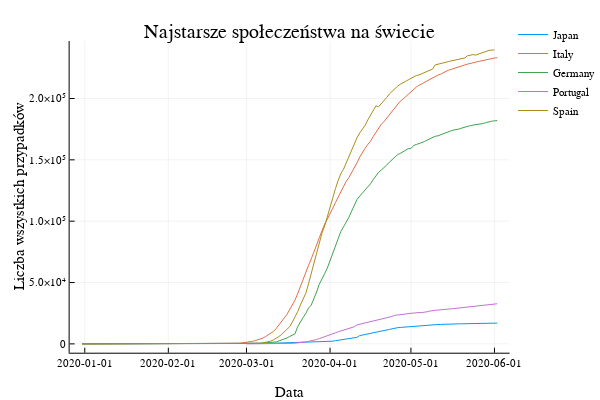

Notebook code cell kept with this figure:
### Code cell
p = plot(title = "Najstarsze społeczeństwa na świecie", xlabel = "Data", ylabel = "Liczba wszystkich przypadków")
for country in ["Japan", "Italy", "Germany", "Portugal", "Spain"]
    df = covid[covid[:location] .== country, :]
    plot!(df[:date], df[:total_cases], label=country)
end

p |> display

### Figure 1 — Plotly figure (JSON) as saved in the notebook; plotly's stock layout.template omitted (floating-point values rounded to 4 significant figures; data arrays with more than 128 entries replaced by an {"elided": "..."} marker saying what was removed)
{"data": [{"colorbar": {"title": ""}, "legendgroup": "Japan", "line": {"color": "rgba(0, 154, 250, 1.000)", "dash": "solid", "shape": "linear", "width": 1}, "mode": "lines", "name": "Japan", "showlegend": true, "type": "scatter", "x": {"elided": "155 int values"}, "xaxis": "x1", "y": {"elided": "155 int values"}, "yaxis": "y1", "zmax": null, "zmin": null}, {"colorbar": {"title": ""}, "legendgroup": "Italy", "line": {"color": "rgba(227, 111, 71, 1.000)", "dash": "solid", "shape": "linear", "width": 1}, "mode": "lines", "name": "Italy", "showlegend": true, "type": "scatter", "x": {"elided": "155 int values"}, "xaxis": "x1", "y": {"elided": "155 int values"}, "yaxis": "y1", "zmax": null, "zmin": null}, {"colorbar": {"title": ""}, "legendgroup": "Germany", "line": {"color": "rgba(62, 164, 78, 1.000)", "dash": "solid", "shape": "linear", "width": 1}, "mode": "lines", "name": "Germany", "showlegend": true, "type": "scatter", "x": {"elided": "155 int values"}, "xaxis": "x1", "y": {"elided": "155 int values"}, "yaxis": "y1", "zmax": null, "zmin": null}, {"colorbar": {"title": ""}, "legendgroup": "Portugal", "line": {"color": "rgba(195, 113, 210, 1.000)", "dash": "solid", "shape": "linear", "width": 1}, "mode": "lines", "name": "Portugal", "showlegend": true, "type": "scatter", "x": [737485, 737486, 737487, 737488, 737489, 737490, 737491, 737492, 737493, 737494, 737495, 737496, 737497, 737498, 737499, 737500, 737501, 737502, 737503, 737504, 737505, 737506, 737507, 737508, 737509, 737510, 737511, 737512, 737513, 737514, 737515, 737516, 737517, 737518, 737519, 737520, 737521, 737522, 737523, 737524, 737525, 737526, 737527, 737528, 737529, 737530, 737531, 737532, 737533, 737534, 737535, 737536, 737537, 737538, 737539, 737540, 737541, 737542, 737543, 737544, 737545, 737546, 737547, 737548, 737549, 737550, 737551, 737552, 737553, 737554, 737555, 737556, 737557, 737558, 737559, 737560, 737561, 737562, 737563, 737564, 737565, 737566, 737567, 737568, 737569, 737570, 737571, 737572, 737573, 737574, 737575, 737576, 737577, 737578], "xaxis": "x1", "y": [0, 0, 2, 4, 5, 9, 13, 21, 30, 39, 41, 59, 78, 112, 169, 245, 331, 448, 642, 785, 1020, 1280, 1600, 2060, 2362, 2995, 3544, 4268, 5170, 5962, 6408, 7443, 8251, 9034, 9886, 10524, 11278, 11730, 12442, 13141, 13956, 15472, 15987, 16585, 16934, 17448, 18091, 18841, 19022, 19685, 20206, 20863, 21379, 21982, 22353, 23271, 23683, 23846, 24144, 24324, 24692, 24987, 25351, 25190, 25524, 25524, 25702, 26182, 26715, 27268, 27406, 27581, 27679, 27913, 28132, 28319, 28583, 28810, 29036, 29209, 29432, 29660, 29912, 30200, 30471, 30623, 30788, 31007, 31292, 31596, 31946, 32203, 32500, 32700], "yaxis": "y1", "zmax": null, "zmin": null}, {"colorbar": {"title": ""}, "legendgroup": "Spain", "line": {"color": "rgba(172, 142, 24, 1.000)", "dash": "solid", "shape": "linear", "width": 1}, "mode": "lines", "name": "Spain", "showlegend": true, "type": "scatter", "x": {"elided": "154 int values"}, "xaxis": "x1", "y": {"elided": "154 int values"}, "yaxis": "y1", "zmax": null, "zmin": null}], "layout": {"annotations": [{"font": {"color": "rgba(0, 0, 0, 1.000)", "family": "sans-serif", "size": 20}, "rotation": 0, "showarrow": false, "text": "Najstarsze społeczeństwa na świecie", "x": 0.5646, "xanchor": "center", "xref": "paper", "y": 1, "yanchor": "top", "yref": "paper"}], "height": 400, "legend": {"bgcolor": "rgba(255, 255, 255, 1.000)", "bordercolor": "rgba(0, 0, 0, 1.000)", "font": {"color": "rgba(0, 0, 0, 1.000)", "family": "sans-serif", "size": 11}, "tracegroupgap": 0, "x": 1, "y": 1}, "margin": {"b": 20, "l": 0, "r": 0, "t": 20}, "paper_bgcolor": "rgba(255, 255, 255, 1.000)", "plot_bgcolor": "rgba(255, 255, 255, 1.000)", "showlegend": true, "width": 600, "xaxis": {"anchor": "y1", "domain": [0.1357, 0.9934], "gridcolor": "rgba(0, 0, 0, 0.100)", "gridwidth": 0.5, "linecolor": "rgba(0, 0, 0, 1.000)", "mirror": false, "range": [737400.0, 737600.0], "showgrid": true, "showline": true, "showticklabels": true, "tickangle": 0, "tickcolor": "rgb(0, 0, 0)", "tickfont": {"color": "rgba(0, 0, 0, 1.000)", "family": "sans-serif", "size": 11}, "tickmode": "array", "ticks": "inside", "ticktext": ["2020-01-01", "2020-02-01", "2020-03-01", "2020-04-01", "2020-05-01", "2020-06-01"], "tickvals": [737425, 737456, 737485, 737516, 737546, 737577], "title": "Data", "titlefont": {"color": "rgba(0, 0, 0, 1.000)", "family": "sans-serif", "size": 15}, "type": "-", "visible": true, "zeroline": false, "zerolinecolor": "rgba(0, 0, 0, 1.000)"}, "yaxis": {"anchor": "x1", "domain": [0.07581, 0.9415], "gridcolor": "rgba(0, 0, 0, 0.100)", "gridwidth": 0.5, "linecolor": "rgba(0, 0, 0, 1.000)", "mirror": false, "range": [-7189.0, 246800.0], "showgrid": true, "showline": true, "showticklabels": true, "tickangle": 0, "tickcolor": "rgb(0, 0, 0)", "tickfont": {"color": "rgba(0, 0, 0, 1.000)", "family": "sans-serif", "size": 11}, "tickmode": "array", "ticks": "inside", "ticktext": ["0", "5.0×10⁴", "1.0×10⁵", "1.5×10⁵", "2.0×10⁵"], "tickvals": [0, 50000, 100000, 150000, 200000], "title": "Liczba wszystkich przypadków", "titlefont": {"color": "rgba(0, 0, 0, 1.000)", "family": "sans-serif", "size": 15}, "type": "-", "visible": true, "zeroline": false, "zerolinecolor": "rgba(0, 0, 0, 1.000)"}}}
